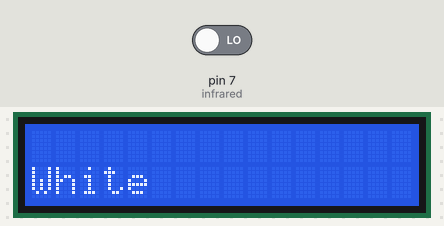
The sketch below on a simulated Arduino Uno, built with avr-gcc and run on an emulated ATmega328P. Shown: 16×2 character LCD. The inputs (shaded band) are chosen by the test bench; at power-on: pin 7 (infrared) LOW.

Above: at 1.2 s.
1.3 s: pin 7 (infrared) driven HIGH
At 3.8 s:
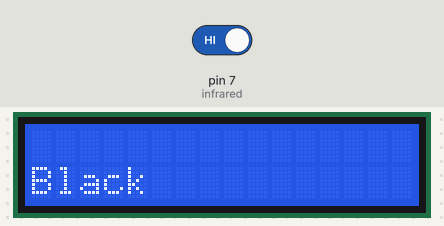
9.0 s: pin 7 (infrared) driven LOW
At 10.0 s:
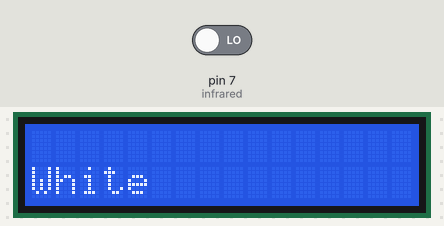
Timing chart, 0 to 12.0 s (numbered marks = the images above; inputs shaded):
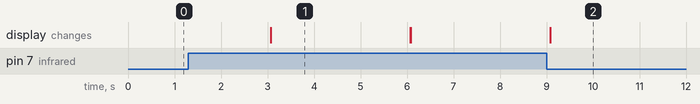

Measured:
- after the input at 1.3 s, the display: first differs from a run without the input after 1.8 s (image 1)
- after the input at 9.0 s, the display: first differs from a run without the input after 0.08 s (image 2)
- what the display in image 1 shows lasts 3.0 s, from 3.1 s to 6.1 s

The sketch:

Infrared.ino
```cpp
#include <LiquidCrystal.h> //lcd kütüphanesi eklendi

LiquidCrystal lcd{2,3,8,9,10,11}; //RS,E,D4,D5,D6,D7 pinledin verdik

int infrared = 7;

void setup() {
  lcd.begin(16,2); //lcd isimli ekranımızı başlattık
  lcd.clear(); //Ekranı başlangıçda temizliyoruz.
}

void loop() {
  lcd.home(); //imleci 0, 0 noktasına getirir
  int data = digitalRead(infrared);

  if(data == 1){
    lcd.setCursor(0,1);
    lcd.print("Black");
    delay(3000);
    lcd.clear();
  }
  else if (data == 0){
    lcd.setCursor(0,1);
    lcd.print("White");
    delay(3000);
    lcd.clear();
  }
  else{
    lcd.print("Nothing");
  }
}
```
